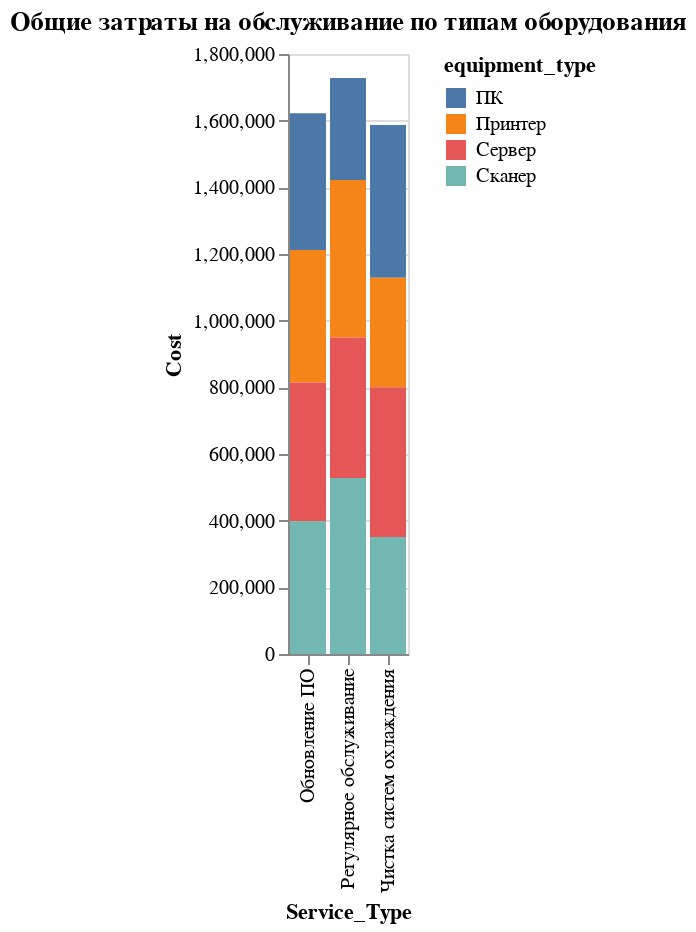

Here is the notebook cell this chart was saved with:
### Markdown cell above
Столбчатая диаграмма с затратами на обслуживание по типам оборудования

### Code cell
bar_chart = alt.Chart(maintenance_costs).mark_bar().encode(
    x='Service_Type:O',
    y='Cost:Q',
    color='equipment_type:N',
    tooltip=['Service_Type:O', 'Cost:Q', 'equipment_type:N']
).properties(title='Общие затраты на обслуживание по типам оборудования')

bar_chart

### Figure 1 — Vega-Lite specification as saved in the notebook (floating-point values rounded to 4 significant figures)
{"config": {"view": {"continuousWidth": 300, "continuousHeight": 300}}, "data": {"name": "data-dbc5d71286ea1cf1476b0b9d1fddd112"}, "mark": {"type": "bar"}, "encoding": {"color": {"field": "equipment_type", "type": "nominal"}, "tooltip": [{"field": "Service_Type", "type": "ordinal"}, {"field": "Cost", "type": "quantitative"}, {"field": "equipment_type", "type": "nominal"}], "x": {"field": "Service_Type", "type": "ordinal"}, "y": {"field": "Cost", "type": "quantitative"}}, "title": "Общие затраты на обслуживание по типам оборудования", "$schema": "https://vega.github.io/schema/vega-lite/v5.20.1.json", "datasets": {"data-dbc5d71286ea1cf1476b0b9d1fddd112": [{"Service_Type": "Обновление ПО", "equipment_type": "ПК", "Cost": 410600.0}, {"Service_Type": "Обновление ПО", "equipment_type": "Принтер", "Cost": 397400.0}, {"Service_Type": "Обновление ПО", "equipment_type": "Сервер", "Cost": 416400.0}, {"Service_Type": "Обновление ПО", "equipment_type": "Сканер", "Cost": 397900.0}, {"Service_Type": "Регулярное обслуживание", "equipment_type": "ПК", "Cost": 305600.0}, {"Service_Type": "Регулярное обслуживание", "equipment_type": "Принтер", "Cost": 472900.0}, {"Service_Type": "Регулярное обслуживание", "equipment_type": "Сервер", "Cost": 421200.0}, {"Service_Type": "Регулярное обслуживание", "equipment_type": "Сканер", "Cost": 527900.0}, {"Service_Type": "Чистка систем охлаждения", "equipment_type": "ПК", "Cost": 458100.0}, {"Service_Type": "Чистка систем охлаждения", "equipment_type": "Принтер", "Cost": 328600.0}, {"Service_Type": "Чистка систем охлаждения", "equipment_type": "Сервер", "Cost": 449500.0}, {"Service_Type": "Чистка систем охлаждения", "equipment_type": "Сканер", "Cost": 350700.0}]}}
